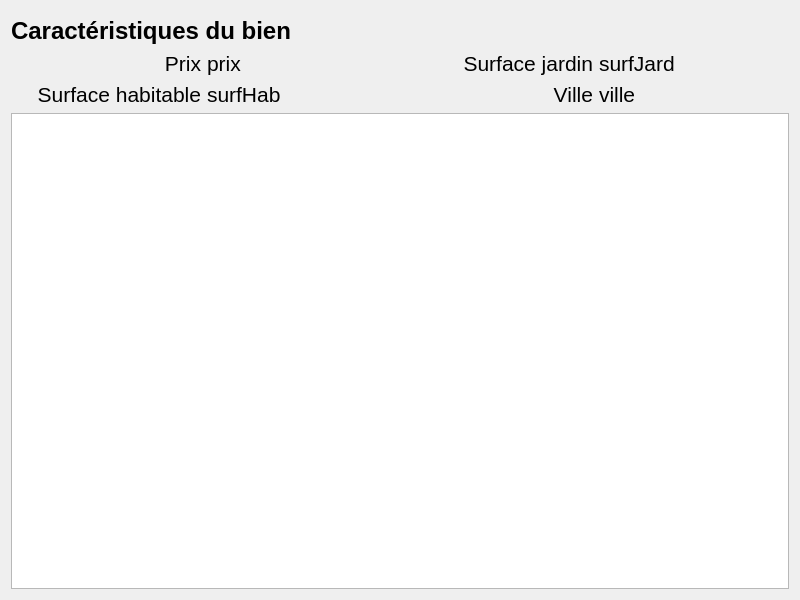
<?xml version="1.0" encoding="UTF-8"?>
<ui version="4.0">
 <class>DialogListeRechercheSouhaits</class>
 <widget class="QDialog" name="DialogListeRechercheSouhaits">
  <property name="geometry">
   <rect>
    <x>0</x>
    <y>0</y>
    <width>800</width>
    <height>600</height>
   </rect>
  </property>
  <property name="windowTitle">
   <string>Dialog</string>
  </property>
  <layout class="QVBoxLayout" name="verticalLayout">
   <item>
    <widget class="QWidget" name="widget_barreMenu" native="true"/>
   </item>
   <item>
    <widget class="QLabel" name="label_ListeSouhaits">
     <property name="font">
      <font>
       <family>Liberation Sans</family>
       <pointsize>18</pointsize>
       <weight>75</weight>
       <bold>true</bold>
      </font>
     </property>
     <property name="text">
      <string>Caractéristiques du bien</string>
     </property>
    </widget>
   </item>
   <item>
    <layout class="QGridLayout" name="gridLayout">
     <item row="0" column="0">
      <widget class="QLabel" name="label_EtiquettePrix">
       <property name="font">
        <font>
         <family>Liberation Sans</family>
         <pointsize>16</pointsize>
        </font>
       </property>
       <property name="text">
        <string>Prix</string>
       </property>
       <property name="alignment">
        <set>Qt::AlignRight|Qt::AlignTrailing|Qt::AlignVCenter</set>
       </property>
      </widget>
     </item>
     <item row="0" column="1">
      <widget class="QLabel" name="label_Prix">
       <property name="font">
        <font>
         <family>Liberation Sans</family>
         <pointsize>16</pointsize>
        </font>
       </property>
       <property name="text">
        <string>prix</string>
       </property>
       <property name="alignment">
        <set>Qt::AlignLeading|Qt::AlignLeft|Qt::AlignVCenter</set>
       </property>
      </widget>
     </item>
     <item row="1" column="0">
      <widget class="QLabel" name="label_EtiquetteSurfHab">
       <property name="font">
        <font>
         <family>Liberation Sans</family>
         <pointsize>16</pointsize>
        </font>
       </property>
       <property name="text">
        <string>Surface habitable</string>
       </property>
       <property name="alignment">
        <set>Qt::AlignRight|Qt::AlignTrailing|Qt::AlignVCenter</set>
       </property>
      </widget>
     </item>
     <item row="1" column="1">
      <widget class="QLabel" name="label_SurfHab">
       <property name="font">
        <font>
         <family>Liberation Sans</family>
         <pointsize>16</pointsize>
        </font>
       </property>
       <property name="text">
        <string>surfHab</string>
       </property>
       <property name="alignment">
        <set>Qt::AlignLeading|Qt::AlignLeft|Qt::AlignVCenter</set>
       </property>
      </widget>
     </item>
     <item row="0" column="2">
      <widget class="QLabel" name="label_EtiquetteSurfJard">
       <property name="font">
        <font>
         <family>Liberation Sans</family>
         <pointsize>16</pointsize>
        </font>
       </property>
       <property name="text">
        <string>Surface jardin</string>
       </property>
       <property name="alignment">
        <set>Qt::AlignRight|Qt::AlignTrailing|Qt::AlignVCenter</set>
       </property>
      </widget>
     </item>
     <item row="0" column="3">
      <widget class="QLabel" name="label_SurfJard">
       <property name="font">
        <font>
         <family>Liberation Sans</family>
         <pointsize>16</pointsize>
        </font>
       </property>
       <property name="text">
        <string>surfJard</string>
       </property>
       <property name="alignment">
        <set>Qt::AlignLeading|Qt::AlignLeft|Qt::AlignVCenter</set>
       </property>
      </widget>
     </item>
     <item row="1" column="2">
      <widget class="QLabel" name="label_EtiquetteVille">
       <property name="font">
        <font>
         <family>Liberation Sans</family>
         <pointsize>16</pointsize>
        </font>
       </property>
       <property name="text">
        <string>Ville</string>
       </property>
       <property name="alignment">
        <set>Qt::AlignRight|Qt::AlignTrailing|Qt::AlignVCenter</set>
       </property>
      </widget>
     </item>
     <item row="1" column="3">
      <widget class="QLabel" name="label_Ville">
       <property name="font">
        <font>
         <family>Liberation Sans</family>
         <pointsize>16</pointsize>
        </font>
       </property>
       <property name="text">
        <string>ville</string>
       </property>
       <property name="alignment">
        <set>Qt::AlignLeading|Qt::AlignLeft|Qt::AlignVCenter</set>
       </property>
      </widget>
     </item>
    </layout>
   </item>
   <item>
    <widget class="QTableWidget" name="tableWidget_ListeSouhaits"/>
   </item>
  </layout>
 </widget>
 <resources/>
 <connections/>
</ui>
